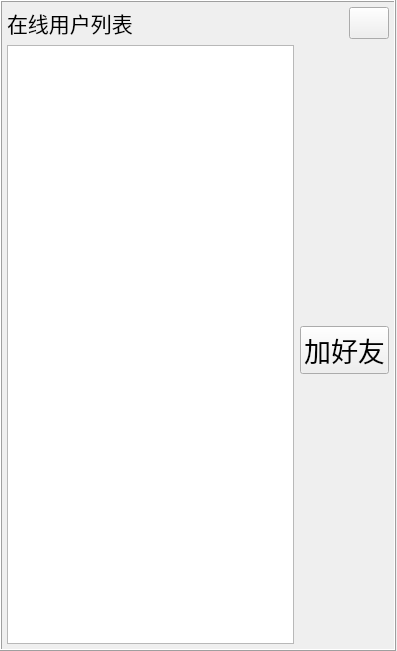
<?xml version="1.0" encoding="UTF-8"?>
<ui version="4.0">
 <class>Online</class>
 <widget class="QWidget" name="Online">
  <property name="geometry">
   <rect>
    <x>0</x>
    <y>0</y>
    <width>397</width>
    <height>651</height>
   </rect>
  </property>
  <property name="windowTitle">
   <string>Form</string>
  </property>
  <widget class="QFrame" name="frame">
   <property name="geometry">
    <rect>
     <x>0</x>
     <y>0</y>
     <width>396</width>
     <height>651</height>
    </rect>
   </property>
   <property name="frameShape">
    <enum>QFrame::Box</enum>
   </property>
   <property name="frameShadow">
    <enum>QFrame::Raised</enum>
   </property>
   <layout class="QVBoxLayout" name="verticalLayout_2">
    <property name="leftMargin">
     <number>5</number>
    </property>
    <property name="topMargin">
     <number>5</number>
    </property>
    <property name="rightMargin">
     <number>5</number>
    </property>
    <property name="bottomMargin">
     <number>5</number>
    </property>
    <item>
     <layout class="QHBoxLayout" name="horizontalLayout">
      <item>
       <widget class="QLabel" name="label">
        <property name="font">
         <font>
          <family>Agency FB</family>
          <pointsize>16</pointsize>
         </font>
        </property>
        <property name="text">
         <string>在线用户列表</string>
        </property>
       </widget>
      </item>
      <item>
       <spacer name="horizontalSpacer">
        <property name="orientation">
         <enum>Qt::Horizontal</enum>
        </property>
        <property name="sizeHint" stdset="0">
         <size>
          <width>40</width>
          <height>20</height>
         </size>
        </property>
       </spacer>
      </item>
      <item>
       <widget class="QPushButton" name="pushButton_Close">
        <property name="minimumSize">
         <size>
          <width>0</width>
          <height>0</height>
         </size>
        </property>
        <property name="maximumSize">
         <size>
          <width>60</width>
          <height>60</height>
         </size>
        </property>
        <property name="text">
         <string/>
        </property>
        <property name="icon">
         <iconset resource="res.qrc">
          <normaloff>:/res/close.png</normaloff>:/res/close.png</iconset>
        </property>
        <property name="iconSize">
         <size>
          <width>30</width>
          <height>30</height>
         </size>
        </property>
       </widget>
      </item>
     </layout>
    </item>
    <item>
     <layout class="QHBoxLayout" name="horizontalLayout_2">
      <item>
       <widget class="QListWidget" name="listWidget">
        <property name="font">
         <font>
          <pointsize>16</pointsize>
         </font>
        </property>
       </widget>
      </item>
      <item>
       <layout class="QVBoxLayout" name="verticalLayout">
        <property name="topMargin">
         <number>10</number>
        </property>
        <item>
         <spacer name="verticalSpacer">
          <property name="orientation">
           <enum>Qt::Vertical</enum>
          </property>
          <property name="sizeHint" stdset="0">
           <size>
            <width>20</width>
            <height>40</height>
           </size>
          </property>
         </spacer>
        </item>
        <item>
         <widget class="QPushButton" name="addFriendBtn">
          <property name="font">
           <font>
            <family>Agency FB</family>
            <pointsize>20</pointsize>
           </font>
          </property>
          <property name="text">
           <string>加好友</string>
          </property>
         </widget>
        </item>
        <item>
         <spacer name="verticalSpacer_2">
          <property name="orientation">
           <enum>Qt::Vertical</enum>
          </property>
          <property name="sizeHint" stdset="0">
           <size>
            <width>20</width>
            <height>40</height>
           </size>
          </property>
         </spacer>
        </item>
       </layout>
      </item>
     </layout>
    </item>
   </layout>
  </widget>
 </widget>
 <resources>
  <include location="res.qrc"/>
 </resources>
 <connections/>
</ui>
